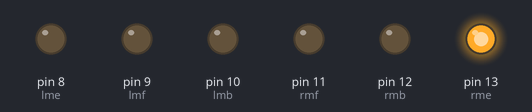
Bench run of a sketch on a simulated Arduino Nano, built with avr-gcc and run on an emulated ATmega328P. Shown: output pins drawn as LEDs (lit = HIGH). What the sketch prints to the serial monitor is not drawn.

Above: at 0.1 s.
At 2.6 s:
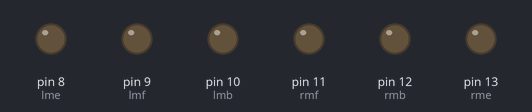
Timing chart, 0 to 4.1 s (numbered marks = the images above):
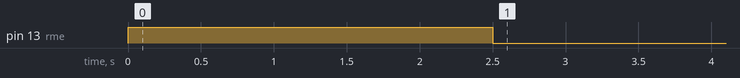

The sketch:

Final_Prog_MECHANIZERS.ino
```cpp
#include<QTRSensors.h>
int s[7];
int i=1;
int error;
int lme = 8;
int lmf = 9;
int lmb = 10;
int rmf = 11;
int rmb = 12;
int rme = 13;
int r[7];
int data1;
QTRSensorsRC qtrrc((unsigned char[]){32, 34, 36, 38, 40, 42, 44} ,7,2500,2);
unsigned int sensorValues[7];

void setup() {
  Serial.begin(38400);
  pinMode(lmf, OUTPUT);
  pinMode(rmf, OUTPUT);
  pinMode(lmb, OUTPUT);
  pinMode(rmb, OUTPUT);
  pinMode(lme, OUTPUT);
  pinMode(rme, OUTPUT);
  pinMode(13, OUTPUT);
  digitalWrite(13, HIGH);
  for(int i=0;i<100;i++)
  {
    qtrrc.calibrate();

  }

  digitalWrite(13, LOW);
  delay(500);

}

void sensor_reading() {
  s[1] = analogRead(A0);
  s[2] = analogRead(A1);
  s[3] = analogRead(A2);
  s[4] = analogRead(A3);
  s[5] = analogRead(A4);
  s[6] = analogRead(A5);
  s[7] = analogRead(A6);

for(i=1; i<=7; i++)
  {
    if(s[i]<100)
    {
      r[i]=0;
    }
    else
    {
      r[i]=1;
      }
    }

Serial.print(r[1]);
Serial.print(" ");
Serial.print(r[2]);
Serial.print(" ");
Serial.print(r[3]);
Serial.print(" ");
Serial.print(r[4]);
Serial.print(" ");
Serial.print(r[5]);
Serial.print(" ");
Serial.print(r[6]);
Serial.print(" ");
Serial.println(r[7]);

}
void data()
{
  if(r[1]==1 && r[2]==0 && r[3]==0 && r[4]==0 && r[5]==0 && r[6]==0 && r[7]==0)
  error = -150;
  else if(r[1]==0 && r[2]==0 && r[3]==0 && r[4]==0 && r[5]==0 && r[6]==0 && r[7]==1)
  error = +150;

  else if(r[1]==0 && r[2]==0 && r[3]==0 && r[4]==1 && r[5]==0 && r[6]==0 && r[7]==0)
  error = 0;

  else if(r[1]==0 && r[2]==0 && r[3]==1 && r[4]==1 && r[5]==0 && r[6]==0 && r[7]==0)
  error = -44.32;
  else if(r[1]==0 && r[2]==0 && r[3]==0 && r[4]==1 && r[5]==1 && r[6]==0 && r[7]==0)
  error = +42.35;

  else if(r[1]==0 && r[2]==1 && r[3]==1 && r[4]==0 && r[5]==0 && r[6]==0 && r[7]==0)
  error = -95.45;
  else if(r[1]==0 && r[2]==0 && r[3]==0 && r[4]==0 && r[5]==1 && r[6]==1 && r[7]==0)
  error = +94.59;

  else if(r[1]==1 && r[2]==1 && r[3]==0 && r[4]==0 && r[5]==0 && r[6]==0 && r[7]==0)
  error = -150;
  else if(r[1]==0 && r[2]==0 && r[3]==0 && r[4]==0 && r[5]==0 && r[6]==1 && r[7]==1)
  error = +150;

  else if(r[1]==1 && r[2]==1 && r[3]==1 && r[4]==0 && r[5]==0 && r[6]==0 && r[7]==0)
  error = -150;
  else if(r[1]==0 && r[2]==0 && r[3]==0 && r[4]==0 && r[5]==1 && r[6]==1 && r[7]==1)
  error = +150;

  else if(r[1]==0 && r[2]==1 && r[3]==1 && r[4]==1 && r[5]==0 && r[6]==0 && r[7]==0)
  error = -95.45;
  else if(r[1]==0 && r[2]==0 && r[3]==0 && r[4]==1 && r[5]==1 && r[6]==1 && r[7]==0)
  error = +94.59;

  else if(r[1]==0 && r[2]==0 && r[3]==1 && r[4]==0 && r[5]==0 && r[6]==0 && r[7]==0)
  error = -44.32;
  else if(r[1]==0 && r[2]==0 && r[3]==0 && r[4]==0 && r[5]==1 && r[6]==0 && r[7]==0)
  error = +42.35;

  Serial.println (error);

  }


void loop()
{
  unsigned int sensors[7];
  signed int position=qtrrc.readLine(sensors);
  int erorr=position-3250;
  Serial.println(erorr);


}
```
